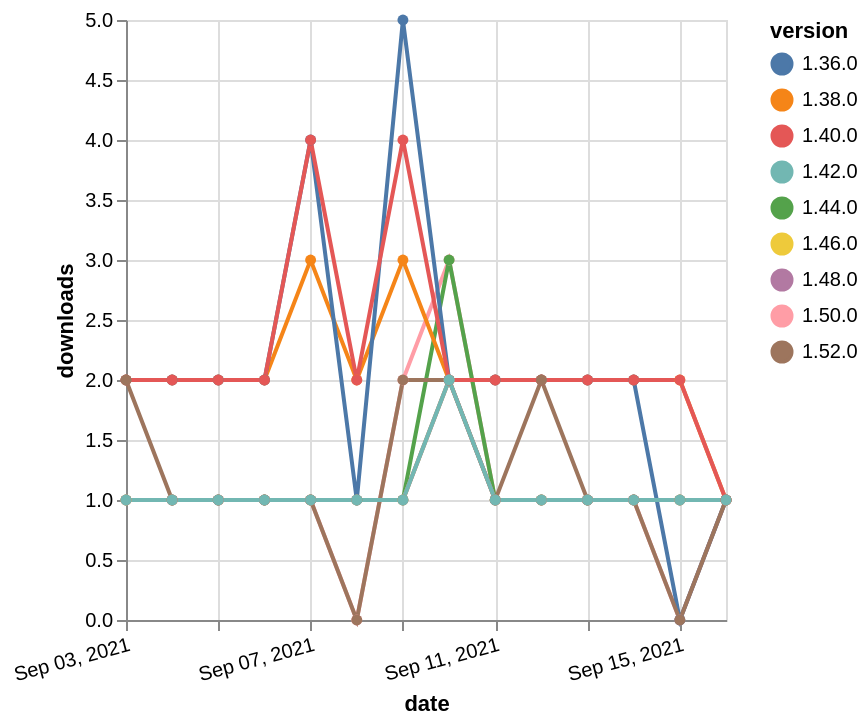

Write the Vega-Lite specification saved for this chart.
### Vega-Lite specification from a JSON file in a GitHub repository (floating-point values rounded to 4 significant figures)
{"$schema": "https://vega.github.io/schema/vega-lite/v5.json", "description": "A simple bar chart with embedded data.", "data": {"values": [{"date": "2021-09-03", "total": 167, "delta": 1, "version": "1.50.0"}, {"date": "2021-09-04", "total": 168, "delta": 1, "version": "1.50.0"}, {"date": "2021-09-05", "total": 169, "delta": 1, "version": "1.50.0"}, {"date": "2021-09-06", "total": 170, "delta": 1, "version": "1.50.0"}, {"date": "2021-09-07", "total": 171, "delta": 1, "version": "1.50.0"}, {"date": "2021-09-08", "total": 171, "delta": 0, "version": "1.50.0"}, {"date": "2021-09-09", "total": 173, "delta": 2, "version": "1.50.0"}, {"date": "2021-09-10", "total": 176, "delta": 3, "version": "1.50.0"}, {"date": "2021-09-11", "total": 177, "delta": 1, "version": "1.50.0"}, {"date": "2021-09-12", "total": 178, "delta": 1, "version": "1.50.0"}, {"date": "2021-09-13", "total": 179, "delta": 1, "version": "1.50.0"}, {"date": "2021-09-14", "total": 180, "delta": 1, "version": "1.50.0"}, {"date": "2021-09-15", "total": 180, "delta": 0, "version": "1.50.0"}, {"date": "2021-09-16", "total": 181, "delta": 1, "version": "1.50.0"}, {"date": "2021-09-03", "total": 320, "delta": 1, "version": "1.44.0"}, {"date": "2021-09-04", "total": 321, "delta": 1, "version": "1.44.0"}, {"date": "2021-09-05", "total": 322, "delta": 1, "version": "1.44.0"}, {"date": "2021-09-06", "total": 323, "delta": 1, "version": "1.44.0"}, {"date": "2021-09-07", "total": 324, "delta": 1, "version": "1.44.0"}, {"date": "2021-09-08", "total": 325, "delta": 1, "version": "1.44.0"}, {"date": "2021-09-09", "total": 326, "delta": 1, "version": "1.44.0"}, {"date": "2021-09-10", "total": 329, "delta": 3, "version": "1.44.0"}, {"date": "2021-09-11", "total": 330, "delta": 1, "version": "1.44.0"}, {"date": "2021-09-12", "total": 331, "delta": 1, "version": "1.44.0"}, {"date": "2021-09-13", "total": 332, "delta": 1, "version": "1.44.0"}, {"date": "2021-09-14", "total": 333, "delta": 1, "version": "1.44.0"}, {"date": "2021-09-15", "total": 334, "delta": 1, "version": "1.44.0"}, {"date": "2021-09-16", "total": 335, "delta": 1, "version": "1.44.0"}, {"date": "2021-09-03", "total": 2630, "delta": 2, "version": "1.38.0"}, {"date": "2021-09-04", "total": 2632, "delta": 2, "version": "1.38.0"}, {"date": "2021-09-05", "total": 2634, "delta": 2, "version": "1.38.0"}, {"date": "2021-09-06", "total": 2636, "delta": 2, "version": "1.38.0"}, {"date": "2021-09-07", "total": 2639, "delta": 3, "version": "1.38.0"}, {"date": "2021-09-08", "total": 2641, "delta": 2, "version": "1.38.0"}, {"date": "2021-09-09", "total": 2644, "delta": 3, "version": "1.38.0"}, {"date": "2021-09-10", "total": 2646, "delta": 2, "version": "1.38.0"}, {"date": "2021-09-11", "total": 2648, "delta": 2, "version": "1.38.0"}, {"date": "2021-09-12", "total": 2650, "delta": 2, "version": "1.38.0"}, {"date": "2021-09-13", "total": 2652, "delta": 2, "version": "1.38.0"}, {"date": "2021-09-14", "total": 2654, "delta": 2, "version": "1.38.0"}, {"date": "2021-09-15", "total": 2656, "delta": 2, "version": "1.38.0"}, {"date": "2021-09-16", "total": 2657, "delta": 1, "version": "1.38.0"}, {"date": "2021-09-03", "total": 3082, "delta": 2, "version": "1.36.0"}, {"date": "2021-09-04", "total": 3084, "delta": 2, "version": "1.36.0"}, {"date": "2021-09-05", "total": 3086, "delta": 2, "version": "1.36.0"}, {"date": "2021-09-06", "total": 3088, "delta": 2, "version": "1.36.0"}, {"date": "2021-09-07", "total": 3092, "delta": 4, "version": "1.36.0"}, {"date": "2021-09-08", "total": 3093, "delta": 1, "version": "1.36.0"}, {"date": "2021-09-09", "total": 3098, "delta": 5, "version": "1.36.0"}, {"date": "2021-09-10", "total": 3100, "delta": 2, "version": "1.36.0"}, {"date": "2021-09-11", "total": 3102, "delta": 2, "version": "1.36.0"}, {"date": "2021-09-12", "total": 3104, "delta": 2, "version": "1.36.0"}, {"date": "2021-09-13", "total": 3106, "delta": 2, "version": "1.36.0"}, {"date": "2021-09-14", "total": 3108, "delta": 2, "version": "1.36.0"}, {"date": "2021-09-15", "total": 3108, "delta": 0, "version": "1.36.0"}, {"date": "2021-09-16", "total": 3109, "delta": 1, "version": "1.36.0"}, {"date": "2021-09-03", "total": 2424, "delta": 2, "version": "1.40.0"}, {"date": "2021-09-04", "total": 2426, "delta": 2, "version": "1.40.0"}, {"date": "2021-09-05", "total": 2428, "delta": 2, "version": "1.40.0"}, {"date": "2021-09-06", "total": 2430, "delta": 2, "version": "1.40.0"}, {"date": "2021-09-07", "total": 2434, "delta": 4, "version": "1.40.0"}, {"date": "2021-09-08", "total": 2436, "delta": 2, "version": "1.40.0"}, {"date": "2021-09-09", "total": 2440, "delta": 4, "version": "1.40.0"}, {"date": "2021-09-10", "total": 2442, "delta": 2, "version": "1.40.0"}, {"date": "2021-09-11", "total": 2444, "delta": 2, "version": "1.40.0"}, {"date": "2021-09-12", "total": 2446, "delta": 2, "version": "1.40.0"}, {"date": "2021-09-13", "total": 2448, "delta": 2, "version": "1.40.0"}, {"date": "2021-09-14", "total": 2450, "delta": 2, "version": "1.40.0"}, {"date": "2021-09-15", "total": 2452, "delta": 2, "version": "1.40.0"}, {"date": "2021-09-16", "total": 2453, "delta": 1, "version": "1.40.0"}, {"date": "2021-09-03", "total": 183, "delta": 1, "version": "1.46.0"}, {"date": "2021-09-04", "total": 184, "delta": 1, "version": "1.46.0"}, {"date": "2021-09-05", "total": 185, "delta": 1, "version": "1.46.0"}, {"date": "2021-09-06", "total": 186, "delta": 1, "version": "1.46.0"}, {"date": "2021-09-07", "total": 187, "delta": 1, "version": "1.46.0"}, {"date": "2021-09-08", "total": 188, "delta": 1, "version": "1.46.0"}, {"date": "2021-09-09", "total": 189, "delta": 1, "version": "1.46.0"}, {"date": "2021-09-10", "total": 191, "delta": 2, "version": "1.46.0"}, {"date": "2021-09-11", "total": 192, "delta": 1, "version": "1.46.0"}, {"date": "2021-09-12", "total": 193, "delta": 1, "version": "1.46.0"}, {"date": "2021-09-13", "total": 194, "delta": 1, "version": "1.46.0"}, {"date": "2021-09-14", "total": 195, "delta": 1, "version": "1.46.0"}, {"date": "2021-09-15", "total": 196, "delta": 1, "version": "1.46.0"}, {"date": "2021-09-16", "total": 197, "delta": 1, "version": "1.46.0"}, {"date": "2021-09-03", "total": 113, "delta": 2, "version": "1.52.0"}, {"date": "2021-09-04", "total": 114, "delta": 1, "version": "1.52.0"}, {"date": "2021-09-05", "total": 115, "delta": 1, "version": "1.52.0"}, {"date": "2021-09-06", "total": 116, "delta": 1, "version": "1.52.0"}, {"date": "2021-09-07", "total": 117, "delta": 1, "version": "1.52.0"}, {"date": "2021-09-08", "total": 117, "delta": 0, "version": "1.52.0"}, {"date": "2021-09-09", "total": 119, "delta": 2, "version": "1.52.0"}, {"date": "2021-09-10", "total": 121, "delta": 2, "version": "1.52.0"}, {"date": "2021-09-11", "total": 122, "delta": 1, "version": "1.52.0"}, {"date": "2021-09-12", "total": 124, "delta": 2, "version": "1.52.0"}, {"date": "2021-09-13", "total": 125, "delta": 1, "version": "1.52.0"}, {"date": "2021-09-14", "total": 126, "delta": 1, "version": "1.52.0"}, {"date": "2021-09-15", "total": 126, "delta": 0, "version": "1.52.0"}, {"date": "2021-09-16", "total": 127, "delta": 1, "version": "1.52.0"}, {"date": "2021-09-03", "total": 152, "delta": 1, "version": "1.48.0"}, {"date": "2021-09-04", "total": 153, "delta": 1, "version": "1.48.0"}, {"date": "2021-09-05", "total": 154, "delta": 1, "version": "1.48.0"}, {"date": "2021-09-06", "total": 155, "delta": 1, "version": "1.48.0"}, {"date": "2021-09-07", "total": 156, "delta": 1, "version": "1.48.0"}, {"date": "2021-09-08", "total": 157, "delta": 1, "version": "1.48.0"}, {"date": "2021-09-09", "total": 158, "delta": 1, "version": "1.48.0"}, {"date": "2021-09-10", "total": 160, "delta": 2, "version": "1.48.0"}, {"date": "2021-09-11", "total": 161, "delta": 1, "version": "1.48.0"}, {"date": "2021-09-12", "total": 162, "delta": 1, "version": "1.48.0"}, {"date": "2021-09-13", "total": 163, "delta": 1, "version": "1.48.0"}, {"date": "2021-09-14", "total": 164, "delta": 1, "version": "1.48.0"}, {"date": "2021-09-15", "total": 165, "delta": 1, "version": "1.48.0"}, {"date": "2021-09-16", "total": 166, "delta": 1, "version": "1.48.0"}, {"date": "2021-09-03", "total": 230, "delta": 1, "version": "1.42.0"}, {"date": "2021-09-04", "total": 231, "delta": 1, "version": "1.42.0"}, {"date": "2021-09-05", "total": 232, "delta": 1, "version": "1.42.0"}, {"date": "2021-09-06", "total": 233, "delta": 1, "version": "1.42.0"}, {"date": "2021-09-07", "total": 234, "delta": 1, "version": "1.42.0"}, {"date": "2021-09-08", "total": 235, "delta": 1, "version": "1.42.0"}, {"date": "2021-09-09", "total": 236, "delta": 1, "version": "1.42.0"}, {"date": "2021-09-10", "total": 238, "delta": 2, "version": "1.42.0"}, {"date": "2021-09-11", "total": 239, "delta": 1, "version": "1.42.0"}, {"date": "2021-09-12", "total": 240, "delta": 1, "version": "1.42.0"}, {"date": "2021-09-13", "total": 241, "delta": 1, "version": "1.42.0"}, {"date": "2021-09-14", "total": 242, "delta": 1, "version": "1.42.0"}, {"date": "2021-09-15", "total": 243, "delta": 1, "version": "1.42.0"}, {"date": "2021-09-16", "total": 244, "delta": 1, "version": "1.42.0"}]}, "width": "container", "mark": {"type": "line", "point": {"filled": true}}, "encoding": {"x": {"field": "date", "type": "temporal", "timeUnit": "yearmonthdate", "title": "date", "axis": {"labelAngle": -15}}, "y": {"field": "delta", "type": "quantitative", "title": "downloads"}, "color": {"field": "version", "type": "nominal"}, "tooltip": {"field": "delta"}}}
